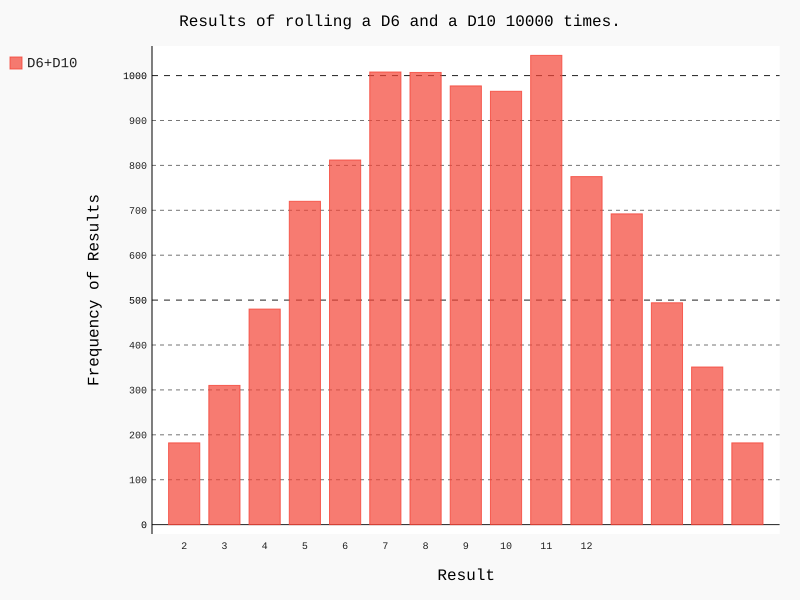

Write Python code to recreate this figure.
from die import Die
from pygal import Bar

die_1 = Die()
# 十面骰子
die_2 = Die(10)
results = []
frequencies = []
for roll in range(10000):
    result = die_1.roll() + die_2.roll()
    results.append(result)
max_result = die_1.num_sides + die_2.num_sides
for value in range(2, max_result + 1):
    frequency = results.count(value)
    frequencies.append(frequency)

hist = Bar()
hist.title = "Results of rolling a D6 and a D10 10000 times."
# 随着数据的增大，最好利用循环生成x坐标列表
hist.x_labels = ['2', '3', '4', '5', '6', '7', '8', '9', '10', '11', '12']
hist.x_title = "Result"
hist.y_title = "Frequency of Results"
hist.add("D6+D10", frequencies)
hist.render_to_file("die_simulation_pro.svg")
